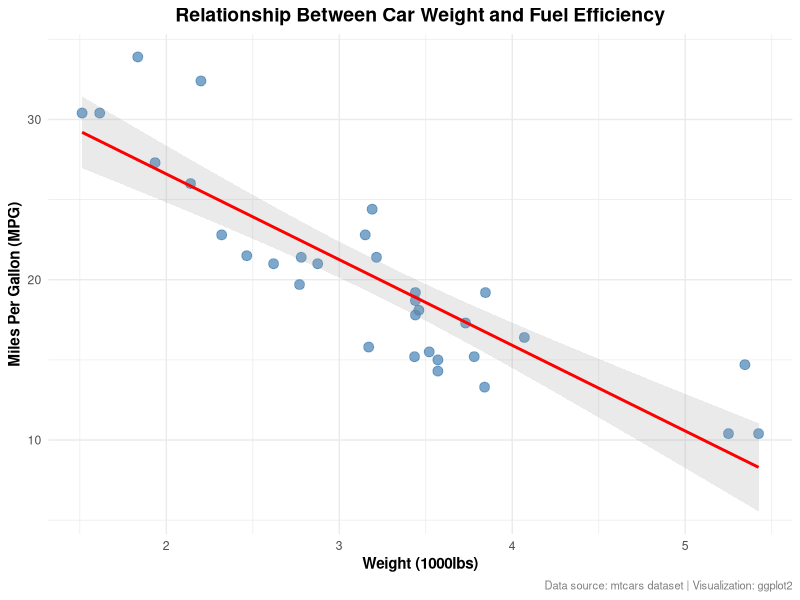
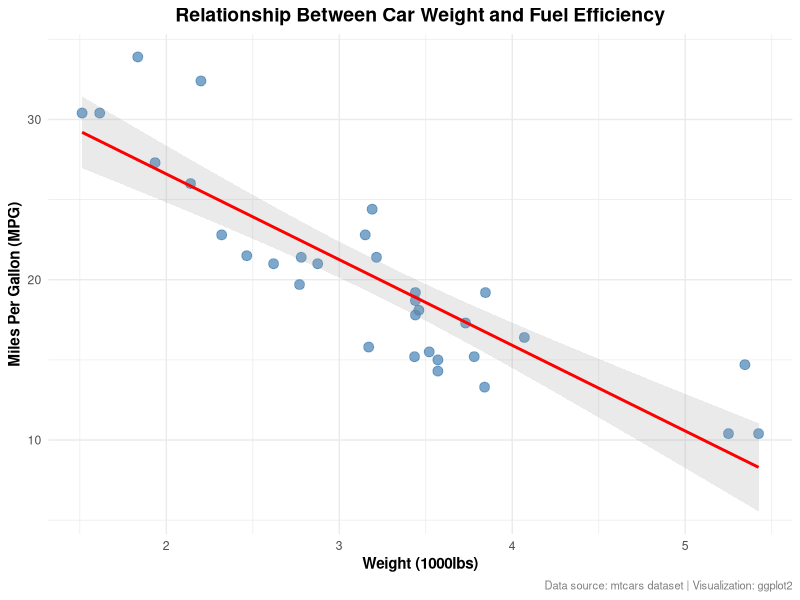

Generate these figures, in order, with R:
# Load Required visualization Library
library(ggplot2)

# Load the built-in mtcars dataset
data(mtcars)


#Explore the dataset structure
cat("Dataset dimensions (rows X columns):", dim(mtcars),"\n")
cat("\nFirst few rows of the dataset: \n")
print(head(mtcars,3))

cat("\nColumn names: \n")
print(names(mtcars))

#Calculate basic Descriptive statistics (MPG - Miles Per Gallon)
mpg_mean <- mean(mtcars$mpg)
mpg_median <- median(mtcars$mpg)
mpg_sd <- sd(mtcars$mpg)
mpg_min <- min(mtcars$mpg)
mpg_max <- max(mtcars$mpg)

#Display the statistics
cat("\n========================================")
cat("\nFuel Efficiency (MPG) Statistics:")
cat("\n========================================\n")
cat("Mean:              ", round(mpg_mean, 2), "mpg\n")
cat("Median:            ", round(mpg_median, 2), "mpg\n")
cat("Standard Deviation:", round(mpg_sd, 2), "mpg\n")
cat("Minimum:           ", round(mpg_min, 2), "mpg\n")
cat("Maximum:           ", round(mpg_max, 2), "mpg\n")

# Calculate Correlation between weight and MPG
correlation <- cor(mtcars$wt, mtcars$mpg)
cat("\nCorrelation between weight and MPG:", round(correlation, 3), "\n")
cat("(Negative correlation means heavier cars have lower MPG)\n")

# Create a publication-quality Scatter plot
plot <- ggplot(mtcars, aes(x=wt, y =mpg)) +
  # Add points (scatter plot)
  geom_point(color="steelblue", size =3, alpha=0.7) +
  # Add a linear regression trend line with confidence interval
  geom_smooth(method="lm", color="red", se=TRUE, alpha=0.2) +
  
  # Add labels and Title
  
  labs(
    title ="Relationship Between Car Weight and Fuel Efficiency",
    subititle = "Data from 1974 Motor Trend Magazine(32 automobiles)",
    x= "Weight (1000lbs)",
    y="Miles Per Gallon (MPG)",
    caption = "Data source: mtcars dataset | Visualization: ggplot2"
  ) +
  
  #Apply a clean theme
  
  theme_minimal() +
  
  #Custom theme elements
  
  theme(
    plot.title = element_text(hjust = 0.5, face="bold", size = 14),
    plot.subtitile = element_text(hjust = 0.5, size=10, color ="gray40"),
    axis.title = element_text(face="bold"),
    plot.caption = element_text(size=8, color = "gray50")
  )


#Display Plot in Rstudio
print(plot)

# Save the plot as a high resolution image

ggsave(
  filename = "mpg_vs_weight_analysis.png",
  plot = plot,
  width = 10,
  height = 6,
  dpi = 300,
  bg = "white"
)

cat("\n========================================")
cat("\nPlot saved as 'mpg_vs_weight_analysis.png'")
cat("\nCheck your working directory for the file.")
cat("\n========================================\n")

# Simple interpretation
cat("\nInterpretation:\n")
cat("The negative correlation (", round(correlation, 3), ") indicates that\n")
cat("heavier vehicles consume more fuel (lower MPG). This makes\n")
cat("physical sense: more weight requires more energy to move.\n")
  
